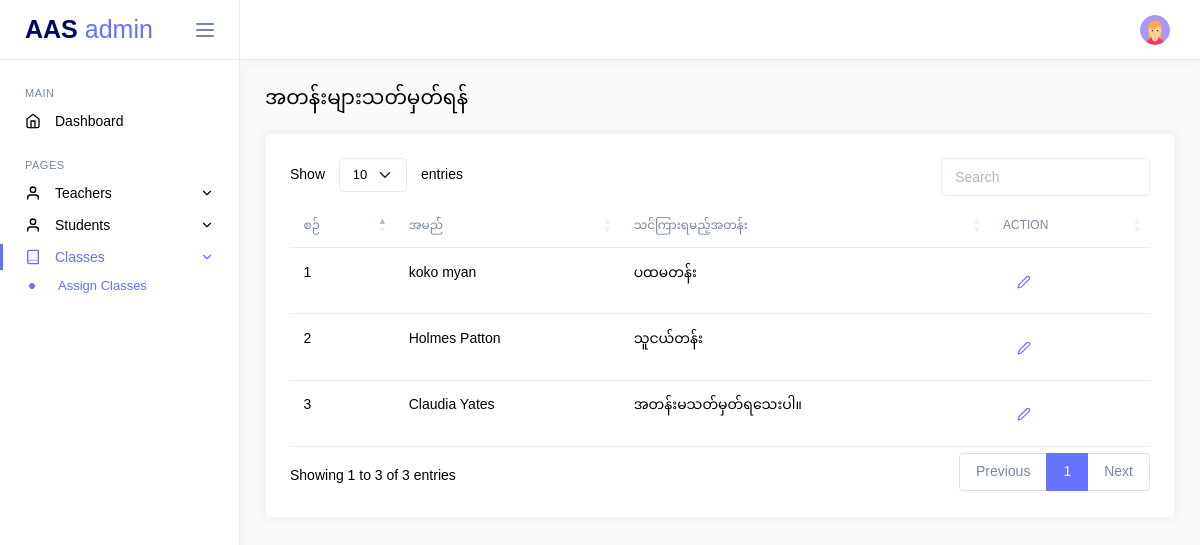
The app's page /admin/assign-classes.php (signed in) with its own data.
### tables this page shows
CREATE TABLE `teachers` (
  `id` int(11) NOT NULL,
  `name_eng` varchar(255) NOT NULL,
  `name_mm` varchar(255) NOT NULL,
  `username` varchar(255) NOT NULL,
  `father_name` varchar(255) NOT NULL,
  `mother_name` varchar(255) NOT NULL,
  `education` varchar(255) DEFAULT NULL,
  `rank` varchar(255) DEFAULT NULL,
  `class_id` int(11) DEFAULT NULL,
  `dob` date DEFAULT NULL,
  `start_edu_at` date DEFAULT NULL,
  `start_current_rank_at` date DEFAULT NULL,
  `start_current_school_at` date DEFAULT NULL,
  `password` varchar(255) NOT NULL DEFAULT '123456',
  `password_status` int(11) NOT NULL DEFAULT 0,
  `phone` varchar(15) DEFAULT NULL,
  `status` enum('active','inactive','','') NOT NULL DEFAULT 'active',
  `address` varchar(255) DEFAULT NULL,
  `bed_status` enum('မပြီး','ပြီး','','') NOT NULL DEFAULT 'မပြီး',
  `phaung_gyi_status` enum('မပြီး','ပြီး','','') NOT NULL DEFAULT 'မပြီး',
  `completed_course` varchar(255) DEFAULT NULL,
  `created_at` datetime NOT NULL DEFAULT current_timestamp(),
  `updated_at` datetime NOT NULL DEFAULT current_timestamp()
);

CREATE TABLE `classes` (
  `id` int(11) NOT NULL,
  `class_name_eng` varchar(255) NOT NULL,
  `class_name_mm` varchar(255) NOT NULL,
  `grade_level` varchar(255) NOT NULL,
  `created_at` datetime NOT NULL
);

### app/controllers/TeacherController.php (called while the page is built, shortened)
<?php
class TeacherController
{
    private $teacherModel;
    public function __construct()
    {
        $database = new MySQL();
        $db = $database->connect();
        $this->teacherModel = new TeacherModel($db);
    }
    public function getAllTeachersClass()
    {
        return $this->teacherModel->getAllTeachersClass();
    }
    public function getTeacherClassNameById($id)
    {
        return $this->teacherModel->getTeacherClassNameById($id);
    }
}

### app/models/TeacherModel.php (called while the page is built, shortened)
<?php
class TeacherModel
{
    private $db;
    private $table = 'teachers';
    public function __construct($db)
    {
        $this->db = $db;
    }
    public function getAllTeachersClass()
    {
        try {
            $query = "SELECT id, name_mm, class_id
                FROM {$this->table}
                ";
            $stmt = $this->db->prepare($query);
            $stmt->execute();
            return $stmt->fetchAll(PDO::FETCH_ASSOC);
        } catch (PDOException $e) {
            return $e->getMessage();
        }
    }
    public function getTeacherClassNameById($id)
    {
        try {
            $query = "SELECT name_mm, class_id, classes.class_name_mm as class_name
                FROM {$this->table}
                LEFT JOIN classes ON teachers.class_id = classes.id
                WHERE teachers.id= :id
                ";
            $stmt = $this->db->prepare($query);
            $stmt->bindParam(':id', $id);
            $stmt->execute();
            return $stmt->fetch(PDO::FETCH_OBJ);
        } catch (PDOException $e) {
            return $e->getMessage();
        }
    }
}

### public/admin/assign-classes.php (the view, shortened to what this page needs)
<?php
include('../components/header.php');
$teacherController = new TeacherController();
$teachers = $teacherController->getAllTeachersClass();
?>
<body>
    <div class="main-wrapper">
        <?php
        include('../components/admin_sidebar.php');
        include('../components/admin_navbar.php');
        ?>
        <div class="page-content">
            <div class="d-flex justify-content-between align-items-center flex-wrap grid-margin">
                <div>
                    <h4 class="mb-3 mb-md-0">အတန်းများသတ်မှတ်ရန်</h4>
                </div>
            </div>
            <div class="row">
                <div class="col-md-12 grid-margin stretch-card">
                    <div class="card">
                        <div class="card-body">
                            <div class="table-responsive">
                                <table id="teachersTable" class="table ">
                                    <thead>
                                        <tr>
                                            <th>စဉ်</th>
                                            <th>အမည်</th>
                                            <th>သင်ကြားရမည့်အတန်း</th>
                                            <th>Action</th>
                                        </tr>
                                    </thead>
                                    <tbody>
                                        <?php $count = 1; ?>
                                        <?php foreach ($teachers as $teacher) : ?>
                                            <?php
                                            $teacherId = $teacher['id'];
                                            $teacherClassData = $teacherController->getTeacherClassNameById($teacherId);
                                            ?>
                                            <tr>
                                                <td><?= $count ?></td>
                                                <td><?= htmlspecialchars($teacher['name_mm']) ?></td>
                                                <td><?= is_null($teacher['class_id']) ? 'အတန်းမသတ်မှတ်ရသေးပါ။' : $teacherClassData->class_name ?></td>
                                                <td class="d-flex align-items-center">
                                                    <button type="button" class="btn" data-bs-toggle="modal" data-bs-target="#editModal"
                                                        data-id="<?= $teacher['id'] ?>"
                                                        data-class-id="<?= $teacher['class_id'] ?>"
                                                        data-name="<?= htmlspecialchars($teacher['name_mm']) ?>"> <a class="" href="javascript:;"><i data-feather="edit-2" class="icon-sm me-2"></i></a>
                                                    </button>
                                                </td>
                                            </tr>
                                            <?php $count++; ?>
                                        <?php endforeach ?>
                                    </tbody>
                                </table>
                            </div>
                        </div>
                    </div>
                </div>
            </div>
        </div>
    </div>
</body>

### records on screen
teachers: name_mm "koko myan", class.class_name_mm "ပထမတန်း"
teachers: name_mm "Holmes Patton", class.class_name_mm "သူငယ်တန်း"
teachers: name_mm "Claudia Yates", shows "အတန်းမသတ်မှတ်ရသေးပါ။"
